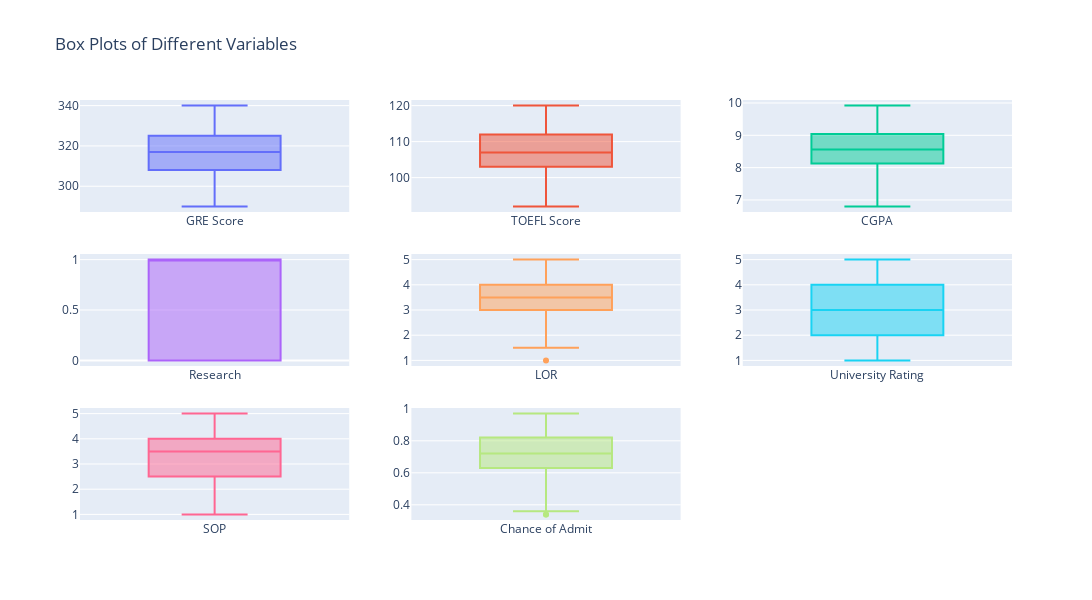

Here is the notebook cell this chart was saved with:
### Code cell
## Checking for Outliers using BoxPlots


import plotly.express as px
import plotly.graph_objs as go
from plotly.subplots import make_subplots

fig = make_subplots(
    rows=3, cols=3,
    
)

# Creating subplots
for i,c in enumerate(n_variables):
    row = (i//3) +1
    col = (i % 3) + 1
    fig.add_trace(go.Box(y=df[c], name=c), row=row, col=col)
    fig.update_layout(
        height=600, width=1100,
        title_text="Box Plots of Different Variables",
        showlegend=False
    )

# Showing the plots
fig.show()

### Figure 1 — Plotly figure (JSON) as saved in the notebook; plotly's stock layout.template omitted (floating-point values rounded to 4 significant figures; data arrays with more than 128 entries replaced by an {"elided": "..."} marker saying what was removed)
{"data": [{"name": "GRE Score", "type": "box", "xaxis": "x", "y": {"elided": "500 int values"}, "yaxis": "y"}, {"name": "TOEFL Score", "type": "box", "xaxis": "x2", "y": {"elided": "500 int values"}, "yaxis": "y2"}, {"name": "CGPA", "type": "box", "xaxis": "x3", "y": {"elided": "500 float values"}, "yaxis": "y3"}, {"name": "Research", "type": "box", "xaxis": "x4", "y": {"elided": "500 int values"}, "yaxis": "y4"}, {"name": "LOR", "type": "box", "xaxis": "x5", "y": {"elided": "500 float values"}, "yaxis": "y5"}, {"name": "University Rating", "type": "box", "xaxis": "x6", "y": {"elided": "500 int values"}, "yaxis": "y6"}, {"name": "SOP", "type": "box", "xaxis": "x7", "y": {"elided": "500 float values"}, "yaxis": "y7"}, {"name": "Chance of Admit", "type": "box", "xaxis": "x8", "y": {"elided": "500 float values"}, "yaxis": "y8"}], "layout": {"height": 600, "showlegend": false, "title": {"text": "Box Plots of Different Variables"}, "width": 1100, "xaxis": {"anchor": "y", "domain": [0, 0.2889]}, "xaxis2": {"anchor": "y2", "domain": [0.3556, 0.6444]}, "xaxis3": {"anchor": "y3", "domain": [0.7111, 1]}, "xaxis4": {"anchor": "y4", "domain": [0, 0.2889]}, "xaxis5": {"anchor": "y5", "domain": [0.3556, 0.6444]}, "xaxis6": {"anchor": "y6", "domain": [0.7111, 1]}, "xaxis7": {"anchor": "y7", "domain": [0, 0.2889]}, "xaxis8": {"anchor": "y8", "domain": [0.3556, 0.6444]}, "xaxis9": {"anchor": "y9", "domain": [0.7111, 1]}, "yaxis": {"anchor": "x", "domain": [0.7333, 1]}, "yaxis2": {"anchor": "x2", "domain": [0.7333, 1]}, "yaxis3": {"anchor": "x3", "domain": [0.7333, 1]}, "yaxis4": {"anchor": "x4", "domain": [0.3667, 0.6333]}, "yaxis5": {"anchor": "x5", "domain": [0.3667, 0.6333]}, "yaxis6": {"anchor": "x6", "domain": [0.3667, 0.6333]}, "yaxis7": {"anchor": "x7", "domain": [0, 0.2667]}, "yaxis8": {"anchor": "x8", "domain": [0, 0.2667]}, "yaxis9": {"anchor": "x9", "domain": [0, 0.2667]}}}
